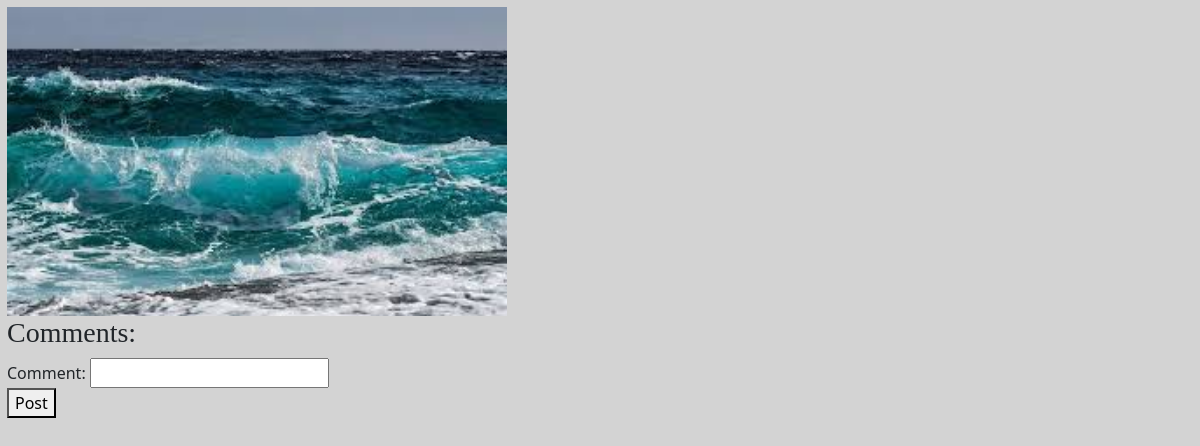
The app's page /image/26, older data.
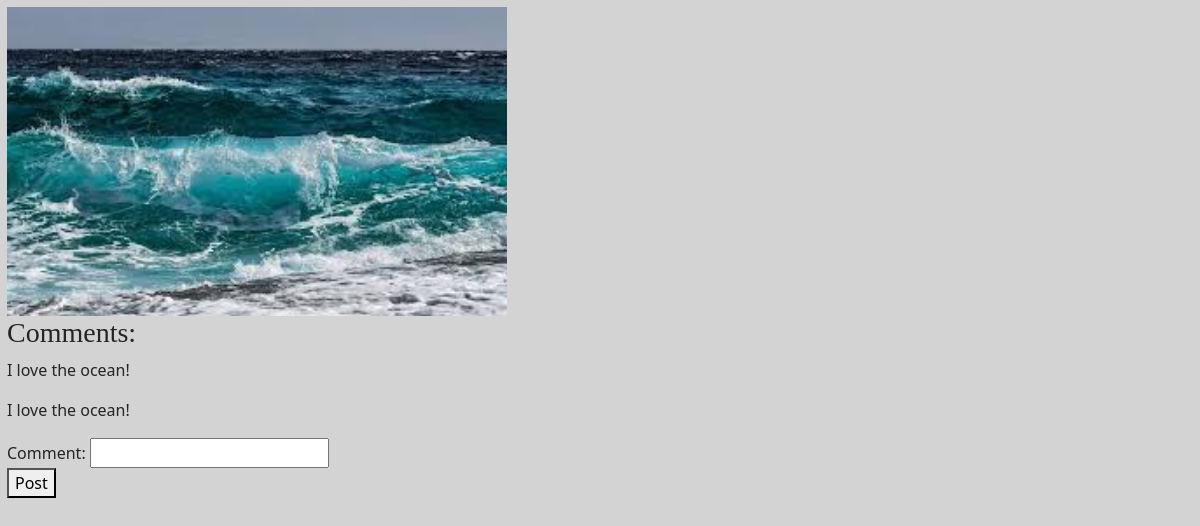
The same page, newer data.
### gallery/models.py (models this page shows)
class Image(models.Model):
    image = models.ImageField()
    session = models.CharField(max_length=100)
    tags = models.ManyToManyField(Tag)

class Comment(models.Model):
    comment = models.CharField(max_length = 200)
    image = models.ForeignKey(Image, on_delete=models.CASCADE, related_name="comments")

### gallery/views.py (the view, shortened to what this page needs)
# urls.py: path("image/<int:pk>", ImageDetailView.as_view(), name = "image_detail")
class ImageDetailView(DetailView):
    model = Image
    template_name = "gallery/detail.html"
    context_object_name = "image"
    def get(self, request, *args, **kwargs):
        self.object = self.get_object()
        recent = request.session.get("recent_images", [])
        image_id = self.object.id
        if(id in recent):
            recent.remove(id)
        recent.insert(0, image_id)
        recent = recent[:5]
        request.session["recent_images"] = recent
        return super().get(request, *args, **kwargs)
    def get_context_data(self, **kwargs):
        self.object = self.get_object()
        image_id = self.object.id
        comments_ = self.object.comments.all()
        context = super().get_context_data(**kwargs)
        context["comments"] = comments_
        context["form"] = CommentForm()
        return context

### gallery/views.py
class CommentForm(forms.ModelForm):
    class Meta:
        model = Comment
        fields = ["comment"]

### gallery/templates/gallery/detail.html (shortened to what this page needs)
{% load static %}
<!DOCTYPE html>
<html lang="en">
<head>
    <link href="https://cdn.jsdelivr.net/npm/bootstrap@5.3.8/dist/css/bootstrap.min.css" rel="stylesheet">
    <link href = "{% static 'gallery/style.css' %}" rel = "stylesheet">
</head>
<body>
    <img src = "{{image.image.url}}" width="500px">
    <h3>Comments: </h3>
    {% for comment in comments %}
    <div style = "border: 5px;">
    <p>{{comment.comment}}</p>
    </div>
    {% endfor %}
    <form method = "POST">
    {{form}}
    <button type = "submit">Post</button>
    </form>
</body>
</html>

### gallery/static/gallery/style.css (style rules this page uses)
body { padding: 7px; background-color: lightgray; }
h2, h3 { vertical-align: center; font-family: 'Fantasty'; }

Row changes from the older to the newer data that the page shows:
added Comment: comment "I love the ocean!"
added Comment: comment "I love the ocean!"
